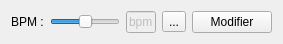
<?xml version="1.0" encoding="UTF-8"?>
<ui version="4.0">
 <class>MetronomePlayer</class>
 <widget class="QWidget" name="MetronomePlayer">
  <property name="geometry">
   <rect>
    <x>0</x>
    <y>0</y>
    <width>275</width>
    <height>41</height>
   </rect>
  </property>
  <property name="sizePolicy">
   <sizepolicy hsizetype="Maximum" vsizetype="Preferred">
    <horstretch>0</horstretch>
    <verstretch>0</verstretch>
   </sizepolicy>
  </property>
  <property name="minimumSize">
   <size>
    <width>0</width>
    <height>0</height>
   </size>
  </property>
  <property name="maximumSize">
   <size>
    <width>16777215</width>
    <height>16777215</height>
   </size>
  </property>
  <property name="windowTitle">
   <string>Form</string>
  </property>
  <property name="styleSheet">
   <string notr="true"/>
  </property>
  <property name="locale">
   <locale language="French" country="France"/>
  </property>
  <layout class="QHBoxLayout" name="horizontalLayout">
   <item>
    <widget class="QLabel" name="label_2">
     <property name="text">
      <string>BPM :</string>
     </property>
    </widget>
   </item>
   <item>
    <widget class="QSlider" name="SliderBpm">
     <property name="minimumSize">
      <size>
       <width>70</width>
       <height>0</height>
      </size>
     </property>
     <property name="minimum">
      <number>20</number>
     </property>
     <property name="maximum">
      <number>220</number>
     </property>
     <property name="singleStep">
      <number>1</number>
     </property>
     <property name="value">
      <number>120</number>
     </property>
     <property name="sliderPosition">
      <number>120</number>
     </property>
     <property name="orientation">
      <enum>Qt::Horizontal</enum>
     </property>
    </widget>
   </item>
   <item>
    <widget class="QLineEdit" name="bpm">
     <property name="enabled">
      <bool>false</bool>
     </property>
     <property name="minimumSize">
      <size>
       <width>30</width>
       <height>0</height>
      </size>
     </property>
     <property name="maximumSize">
      <size>
       <width>16777215</width>
       <height>16777215</height>
      </size>
     </property>
     <property name="text">
      <string>bpm</string>
     </property>
     <property name="placeholderText">
      <string>120</string>
     </property>
    </widget>
   </item>
   <item>
    <widget class="QToolButton" name="ButtonExec">
     <property name="text">
      <string>...</string>
     </property>
    </widget>
   </item>
   <item>
    <widget class="QPushButton" name="btnAddBPM">
     <property name="text">
      <string>Modifier</string>
     </property>
    </widget>
   </item>
  </layout>
 </widget>
 <resources/>
 <connections/>
</ui>
